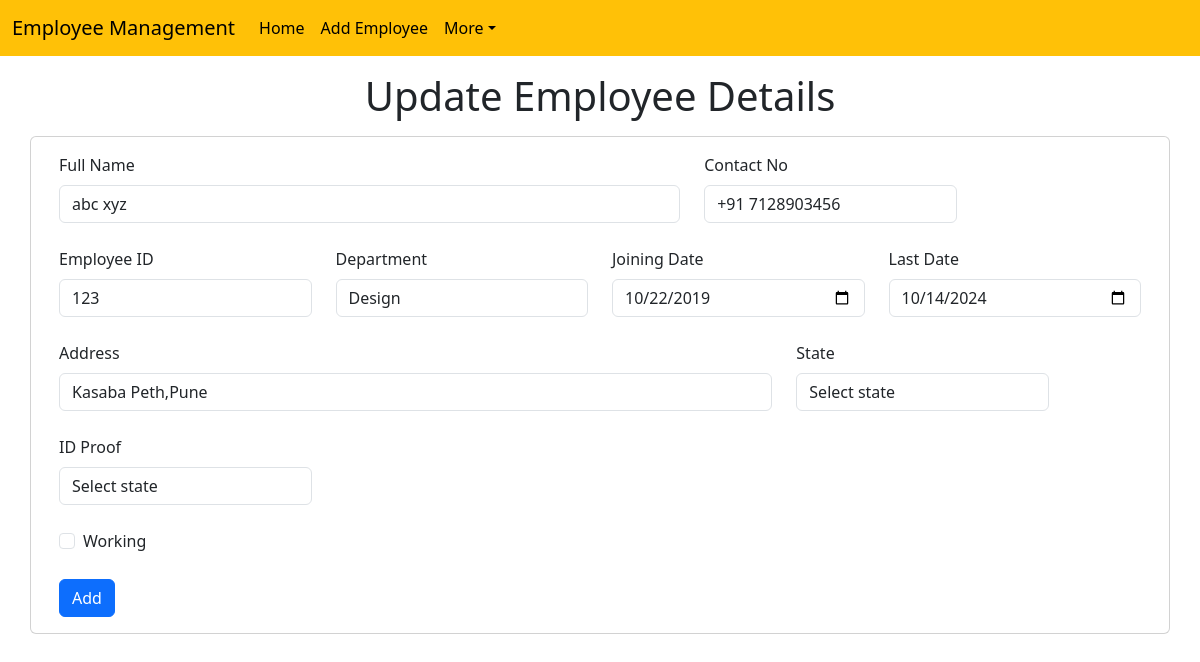
The app's page /index/emp-update/4 with its own data.
### homeapp/models.py (models this page shows, shortened)
class Empdata(models.Model):
    emp_id=models.CharField(max_length=200)
    working=models.BooleanField(default=True)
    jdate=models.CharField(max_length=200)
    ldate=models.CharField(max_length=200)
    dept=models.CharField(max_length=200)
    name=models.CharField(max_length=200)
    contact=models.CharField(max_length=200)
    add=models.CharField(max_length=1500)
    state=models.CharField(max_length=200)
    idproof=models.CharField(max_length=200)

### homeapp/views.py (the view)
# urls.py: path('emp-update/<int:id>', emp_update),
def emp_update(request, id):
    empinfo=Empdata.objects.get(pk=id)
    return render(request, "emp_update.html", {'emp':empinfo})

### templates/emp_update.html (shortened to what this page needs)
<!doctype html>
<html lang="en">
<head>
  {% include 'bootstrap.html' %}
</head>
<body>
  {% include 'navbar.html' %}
  <h1 class="text-center my-3">Update Employee Details</h1>
  <div class="container">
    <div class="row">
    <div class="card">
    <div class="card-body">
      <form action="/index/do-emp-update/{{emp.id}}" class="row g-4" method="POST">
        <div class="col-md-7">
          <label for="fullname" class="form-label">Full Name</label>
          <input type="text" class="form-control" name="name" id="fullname" value="{{emp.name}}">
        </div>
        <div class="col-md-3">
          <label for="contact-no" class="form-label">Contact No</label>
          <input type="text" class="form-control" name="contact" id="contact-no" value="{{emp.contact}}">
        </div>
        <div class="col-md-3">
          <label for="empid" class="form-label">Employee ID</label>
          <input type="text" class="form-control" name="emp_id" id="empid" value="{{emp.emp_id}}">
        </div>
        <div class="col-md-3">
          <label for="department" class="form-label">Department</label>
          <input type="text" class="form-control" name="dept" id="department" value="{{emp.dept}}">
        </div>
        <div class="col-md-3">
          <label for="joiningdate" class="form-label">Joining Date</label>
          <input type="date" class="form-control" name="jdate" id="joiningdate" value="{{emp.jdate}}">
        </div>
        <div class="col-md-3">
          <label for="lastdate" class="form-label">Last Date</label>
          <input type="date" class="form-control" name="ldate" id="lastdate" value="{{emp.ldate}}">
        </div>
        <div class="col-8">
          <label for="address1" class="form-label">Address</label>
          <input type="text" class="form-control" name="add" id="address1" placeholder="S.R. No 123, House/Appartment Name, Colony/Chaul Name, Landmark, Area name" value="{{emp.add}}">
        </div>
        <div class="col-md-3">
          <label for="State" class="form-label">State</label>
          <select value="{{emp.state}}" id="State" class="form-control" name="state">
            <option>Select state</option>
          </select>
        </div>
        <div class="col-md-3">
          <label for="idproof" class="form-label">ID Proof</label>
          <select value="{{emp.idproof}}" id="idproof" class="form-control" name="idproof">
            <option>Select state</option>
          </select>
        </div>
        <div class="col-12">
          <div class="form-check">
            <input
              class="form-check-input" type="checkbox" name="working" id="gridCheck">
              <label class="form-check-label" for="gridCheck">Working</label>
          </div>
        </div>
        <div class="col-12">
          <button type="submit" class="btn btn-primary">Add</button>
        </div>
      </form>
    </div>
    </div>
    </div>
    </div>
</body>
</html>

### records on screen
Empdata: name "abc xyz", contact "+91 7128903456", emp_id "123", dept "Design", jdate "10/22/2019", ldate "10/14/2024", add "Kasaba Peth,Pune", state "Select state", idproof "Select state"
